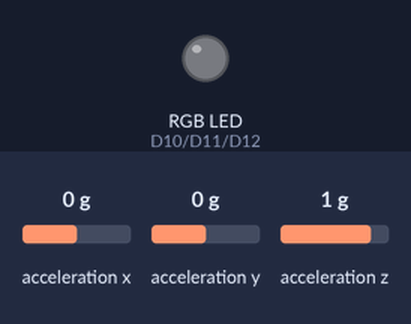
Simulated run of this sketch. Board: Arduino Uno R4 WiFi. On the bench: an RGB LED mixed from three pins (HIGH = lit). The test bench sets the inputs (shaded band); at power-on: acceleration x 0 g, acceleration y 0 g, acceleration z 1 g. What the sketch prints to the serial monitor is not drawn.

Above: at 1.2 s.
1.3 s: acceleration x set to -1.4 g
3.2 s: acceleration y set to -1.4 g
5.1 s: acceleration x set to 1.4 g
6.9 s: acceleration y set to 1.4 g
Timing chart, 0 to 9.9 s (numbered marks = the images above; inputs shaded):
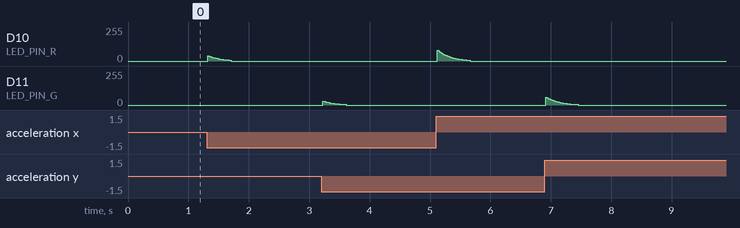

The sketch:

DancingLightsGravity.ino
```cpp
#include "Modulino.h"
#define LED_PIN_R 10
#define LED_PIN_G 11
#define LED_PIN_B 12

ModulinoMovement movement;

float gx = 0, gy = 0, gz = 0;
bool  gOn = false;

const float alpha = 0.9;
const float M = 0.2;
const float brightscale = 8.0;

void setup() {
  Serial.begin(9600);
  Modulino.begin();
  movement.begin();

  pinMode(LED_PIN_R, OUTPUT);
  pinMode(LED_PIN_G, OUTPUT);
  pinMode(LED_PIN_B, OUTPUT);
}

void loop() {
  movement.update();

  float x = movement.getX();
  float y = movement.getY();
  float z = movement.getZ();

  if (!gOn) {
    gx = x; gy = y; gz = z;
    gOn = true;
  }

  /*Low pass filter*/
  gx = alpha * gx + (1 - alpha) * x;
  gy = alpha * gy + (1 - alpha) * y;
  gz = alpha * gz + (1 - alpha) * z;

  float lx = x - gx;
  float ly = y - gy;
  float lz = z - gz;

  float ax = abs(lx);
  float ay = abs(ly);
  float az = abs(lz);
  float xyzmax = max(max(ax, ay), az);

  Serial.print("Acceleration (w/o g): ");
  Serial.print(lx, 3); Serial.print(", ");
  Serial.print(ly, 3); Serial.print(", ");
  Serial.println(lz, 3);


  int r = 0, g = 0, b = 0;
  if (xyzmax > M) {
    int brightness = constrain((xyzmax / brightscale) * 255, 0, 255);
    if (xyzmax == ax)      r = brightness;
    else if (xyzmax == ay) g = brightness * 0.75;
    else                    b = brightness;
  }

  analogWrite(LED_PIN_R, r);
  analogWrite(LED_PIN_G, g);
  analogWrite(LED_PIN_B, b);

  delay(20);
}
```
